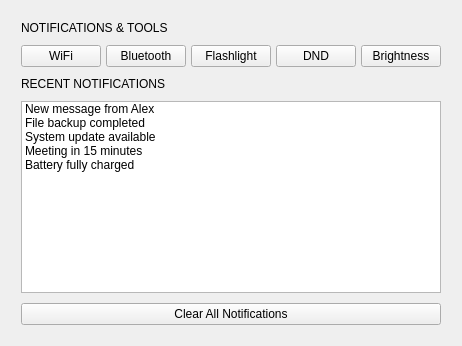
<?xml version='1.0' encoding='utf-8'?>
<ui version="4.0">
 <class>CustomComponent</class>
 <widget class="QCustomComponent" name="CustomComponent">
  <property name="geometry">
   <rect>
    <x>0</x>
    <y>0</y>
    <width>520</width>
    <height>0</height>
   </rect>
  </property>
  <property name="windowTitle">
   <string>CustomComponent</string>
  </property>
  <layout class="QVBoxLayout" name="verticalLayout">
   <item>
    <widget class="QCustomHamburgerMenu" name="topHamburgerMenu">
     <property name="position" stdset="0">
      <string>Top</string>
     </property>
     <property name="sizeWrap" stdset="0">
      <bool>true</bool>
     </property>
     <property name="center" stdset="0">
      <bool>true</bool>
     </property>
     <property name="toggleButtonName" stdset="0">
      <string>topSideDrawerBtn</string>
     </property>
     <layout class="QVBoxLayout" name="verticalLayout_3">
      <property name="spacing">
       <number>10</number>
      </property>
      <property name="leftMargin">
       <number>10</number>
      </property>
      <property name="topMargin">
       <number>10</number>
      </property>
      <property name="rightMargin">
       <number>10</number>
      </property>
      <property name="bottomMargin">
       <number>10</number>
      </property>
      <item>
       <widget class="QWidget" name="topDrawerWidget" native="true">
        <layout class="QVBoxLayout" name="verticalLayout_2">
         <property name="spacing">
          <number>10</number>
         </property>
         <property name="leftMargin">
          <number>0</number>
         </property>
         <property name="topMargin">
          <number>0</number>
         </property>
         <property name="rightMargin">
          <number>0</number>
         </property>
         <property name="bottomMargin">
          <number>0</number>
         </property>
         <item>
          <widget class="QLabel" name="notificationsHeaderLabel">
           <property name="text">
            <string>NOTIFICATIONS &amp; TOOLS</string>
           </property>
          </widget>
         </item>
         <item>
          <layout class="QHBoxLayout" name="quickActionsLayout">
           <property name="spacing">
            <number>5</number>
           </property>
           <item>
            <widget class="QPushButton" name="wifiBtn">
             <property name="text">
              <string>WiFi</string>
             </property>
             <property name="icon">
              <iconset resource="../Qss/icons/_icons.qrc">
               <normaloff>:/material_design/icons/material_design/wifi.png</normaloff>:/material_design/icons/material_design/wifi.png</iconset>
             </property>
            </widget>
           </item>
           <item>
            <widget class="QPushButton" name="bluetoothBtn">
             <property name="text">
              <string>Bluetooth</string>
             </property>
             <property name="icon">
              <iconset resource="../Qss/icons/_icons.qrc">
               <normaloff>:/material_design/icons/material_design/bluetooth.png</normaloff>:/material_design/icons/material_design/bluetooth.png</iconset>
             </property>
            </widget>
           </item>
           <item>
            <widget class="QPushButton" name="flashlightBtn">
             <property name="text">
              <string>Flashlight</string>
             </property>
             <property name="icon">
              <iconset resource="../Qss/icons/_icons.qrc">
               <normaloff>:/material_design/icons/material_design/flashlight_on.png</normaloff>:/material_design/icons/material_design/flashlight_on.png</iconset>
             </property>
            </widget>
           </item>
           <item>
            <widget class="QPushButton" name="moonBtn">
             <property name="text">
              <string>DND</string>
             </property>
             <property name="icon">
              <iconset resource="../Qss/icons/_icons.qrc">
               <normaloff>:/material_design/icons/material_design/bedtime.png</normaloff>:/material_design/icons/material_design/bedtime.png</iconset>
             </property>
            </widget>
           </item>
           <item>
            <widget class="QPushButton" name="brightnessBtn">
             <property name="text">
              <string>Brightness</string>
             </property>
             <property name="icon">
              <iconset resource="../Qss/icons/_icons.qrc">
               <normaloff>:/material_design/icons/material_design/brightness_medium.png</normaloff>:/material_design/icons/material_design/brightness_medium.png</iconset>
             </property>
            </widget>
           </item>
          </layout>
         </item>
         <item>
          <widget class="QLabel" name="notificationsSectionLabel">
           <property name="text">
            <string>RECENT NOTIFICATIONS</string>
           </property>
          </widget>
         </item>
         <item>
          <widget class="QListWidget" name="notificationList">
           <item>
            <property name="text">
             <string>New message from Alex</string>
            </property>
            <property name="icon">
             <iconset resource="../Qss/icons/_icons.qrc">
              <normaloff>:/material_design/icons/material_design/chat_bubble.png</normaloff>:/material_design/icons/material_design/chat_bubble.png</iconset>
            </property>
           </item>
           <item>
            <property name="text">
             <string>File backup completed</string>
            </property>
            <property name="icon">
             <iconset resource="../Qss/icons/_icons.qrc">
              <normaloff>:/material_design/icons/material_design/cloud_done.png</normaloff>:/material_design/icons/material_design/cloud_done.png</iconset>
            </property>
           </item>
           <item>
            <property name="text">
             <string>System update available</string>
            </property>
            <property name="icon">
             <iconset resource="../Qss/icons/_icons.qrc">
              <normaloff>:/material_design/icons/material_design/system_update.png</normaloff>:/material_design/icons/material_design/system_update.png</iconset>
            </property>
           </item>
           <item>
            <property name="text">
             <string>Meeting in 15 minutes</string>
            </property>
            <property name="icon">
             <iconset resource="../Qss/icons/_icons.qrc">
              <normaloff>:/material_design/icons/material_design/event.png</normaloff>:/material_design/icons/material_design/event.png</iconset>
            </property>
           </item>
           <item>
            <property name="text">
             <string>Battery fully charged</string>
            </property>
            <property name="icon">
             <iconset resource="../Qss/icons/_icons.qrc">
              <normaloff>:/material_design/icons/material_design/battery_charging_full.png</normaloff>:/material_design/icons/material_design/battery_charging_full.png</iconset>
            </property>
           </item>
          </widget>
         </item>
         <item>
          <widget class="QPushButton" name="clearAllBtn">
           <property name="text">
            <string>Clear All Notifications</string>
           </property>
           <property name="icon">
            <iconset resource="../Qss/icons/_icons.qrc">
             <normaloff>:/material_design/icons/material_design/clear_all.png</normaloff>:/material_design/icons/material_design/clear_all.png</iconset>
           </property>
          </widget>
         </item>
        </layout>
       </widget>
      </item>
     </layout>
    </widget>
   </item>
  </layout>
 </widget>
 <customwidgets>
  <customwidget>
   <class>QCustomHamburgerMenu</class>
   <extends>QWidget</extends>
   <header>Custom_Widgets.QCustomHamburgerMenu</header>
   <container>1</container>
  </customwidget>
  <customwidget>
   <class>QCustomComponent</class>
   <extends>QWidget</extends>
   <header>Custom_Widgets.QCustomComponent</header>
   <container>1</container>
  </customwidget>
 <customwidget><class>QPushButton</class><extends>QPushButton</extends><header location="global">Custom_Widgets.Theme.h</header><container>1</container></customwidget><customwidget><class>QLabel</class><extends>QLabel</extends><header location="global">Custom_Widgets.Theme.h</header><container>1</container></customwidget></customwidgets>
 <connections />
</ui>
